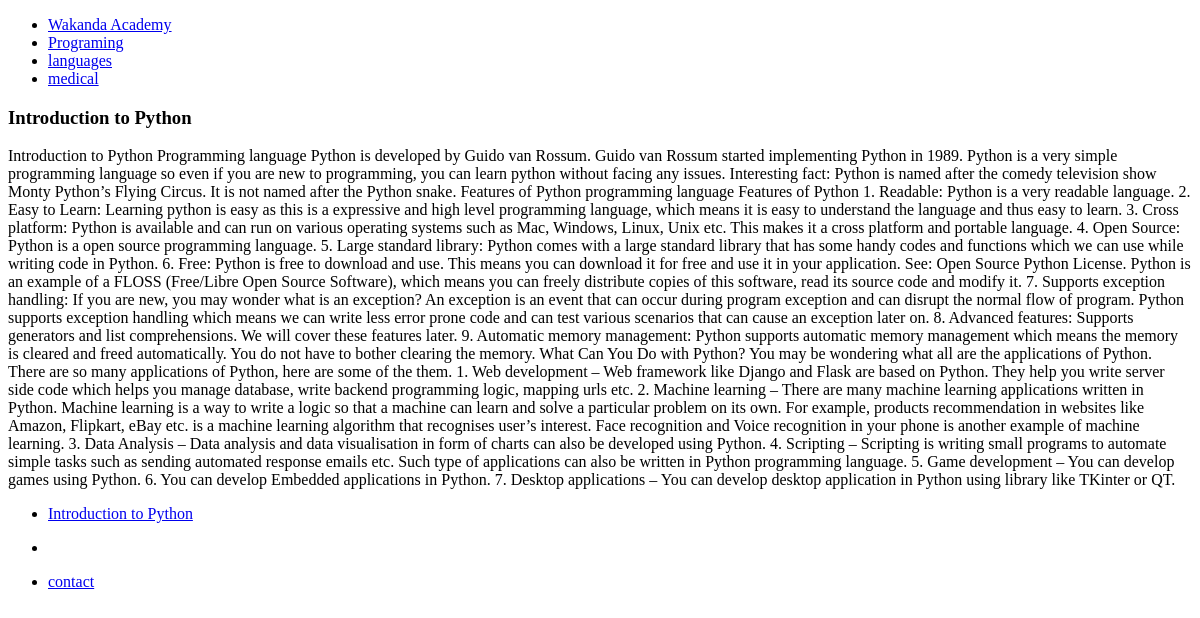
The page / on the database its author committed.
### Tutorials/models.py (models this page shows, shortened)
class CoursePage(models.Model):
     title=models.CharField(max_length=200)
     catagory=models.CharField(max_length=200)
     series=models.CharField(max_length=200)
     date=models.DateTimeField('date published', default=datetime.now)
     developer=models.CharField(max_length=200)
     content=models.TextField()

### Tutorials/views.py (the view)
# urls.py: path('',views.programming ,name=''),
def programming(request):
    return render(request=request,
    template_name='Tutorials/index.html',
    context={'course':CoursePage.objects.all})

### Tutorials/templates/Tutorials/index.html (shortened to what this page needs)
{% load static %}
<!DOCTYPE html>
<html lang="en">
<head>
    <link rel="stylesheet" href="{% static 'Tutorials/index.css' %}">
</head>
<body class="grid">
    <header class="header">
        <nav>
            <ul>
                <li class="sidebarl-a">
                    <a href="{% url '' %} ">Wakanda Academy</a>
                </li>
                <li>
                    <a href="#">Programing</a>
                </li>
                <li>
                    <a href="#">languages</a>
                </li>
                <li>
                    <a href="#">medical</a>
                </li>
            </ul>
        </nav>
    </header>
    <main class="content">
        <div class="effect5">
            {% for t in course %}
           <h3>{{t.title}}</h3>
           <p>{{t.content}}</p>
           {% endfor %}
        </div>
    </main>
    <aside class="sidebarl">
        <ul class="sidebarl-a">
            <li>
                {% for t in course %}
                <a href="#">{{t.title}}</a>
               {% endfor %}
            </li>
        </ul>
    </aside>
    <aside class="sidebarr">
        <ul>
            <li>
            </li>
        </ul>
    </aside>
    <footer class="footer">
        <ul>
            <li>
                <a href="#">contact</a>
            </li>
        </ul>
    </footer>
</body>
</html>

### rows shown on the page
CoursePage: title "Introduction to Python", content "Introduction to Python Programming language Python is developed by Guido van Rossum. Guido van Rossum started implementing Python in 1989. Python is a very simple programming language so even if you are new to programming, you can learn python without facing any issues. Interesting fact: Python is named after the comedy television show Monty Python’s Flying Circus. It is not named after the Python snake. Features of Python programming language Features of Python 1. Readable: Python is a very readable language. 2. Easy to Learn: Learning python is easy as this is a expressive and high level programming language, which means it is easy to understand the language and thus easy to learn. 3.…"
